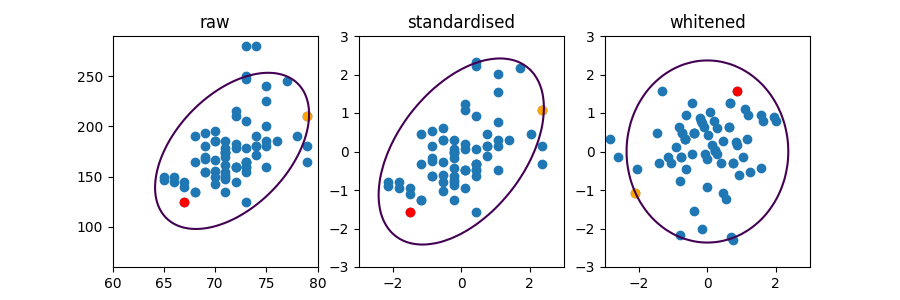

Here is the Python script that generated this plot:
import numpy as np
import matplotlib.pyplot as plt
from scipy.stats import multivariate_normal

# get height/weight data for males
with open('../data/heightWeightData.txt', 'r') as data_file:
    data = np.array([list(map(int, line.split(","))) for line in data_file if line])
mdata = data[data[:,0]==1][:,1:]
fig = plt.figure(figsize=(9,3))

# a. plot raw data
ax = fig.add_subplot(131)
ax.set_title('raw')
plt.scatter(mdata[:,0], mdata[:,1])
plt.scatter(mdata[0,0], mdata[0,1], c='red')
plt.scatter(mdata[1,0], mdata[1,1], c='orange')
plt.xlim([60, 80])
plt.ylim([60, 290])

X, Y = np.meshgrid(np.arange(60, 80, 0.1), np.arange(80, 280, 0.1))
pos = np.empty(X.shape + (2,))
pos[:,:,0] = X
pos[:,:,1] = Y
cov = np.cov(mdata.T)
Z = multivariate_normal.pdf(pos, np.mean(mdata, axis=0), cov)
plt.contour(X, Y, Z, levels=[1e-4])

# b. plot standardised data (mean = 0, s1 = s2 = 1)
mdata_zeroed = mdata - np.mean(mdata, axis=0)
mdata_std = (mdata_zeroed) / np.std(mdata, axis=0)
ax = fig.add_subplot(132)
ax.set_title('standardised')
plt.scatter(mdata_std[:,0], mdata_std[:,1])
plt.scatter(mdata_std[0,0], mdata_std[0,1], c='red')
plt.scatter(mdata_std[1,0], mdata_std[1,1], c='orange')
plt.xlim([-3, 3])
plt.ylim([-3, 3])

X, Y = np.meshgrid(np.arange(-3, 3, 0.1), np.arange(-3, 3, 0.1))
pos = np.empty(X.shape + (2,))
pos[:,:,0] = X
pos[:,:,1] = Y
cov = np.cov(mdata_std.T)
Z = multivariate_normal.pdf(pos, np.mean(mdata_std, axis=0), cov)
plt.contour(X, Y, Z, levels=[1e-2])

# c. plot whitened data (mean = 0, cov = I)
N = mdata.shape[0]
cov = mdata_zeroed.T @ mdata_zeroed / N
l, v = np.linalg.eig(cov)
mdata_white = np.array([v.T@x/np.sqrt(l) for x in mdata_zeroed])
ax = fig.add_subplot(133)
ax.set_title('whitened')
plt.scatter(mdata_white[:,0], mdata_white[:,1])
plt.scatter(mdata_white[0,0], mdata_white[0,1], c='red')
plt.scatter(mdata_white[1,0], mdata_white[1,1], c='orange')
plt.xlim([-3, 3])
plt.ylim([-3, 3])

cov = np.cov(mdata_white.T)
Z = multivariate_normal.pdf(pos, np.mean(mdata_white, axis=0), cov)
plt.contour(X, Y, Z, levels=[1e-2])

plt.savefig('48-whiten-stdise')
plt.show()
